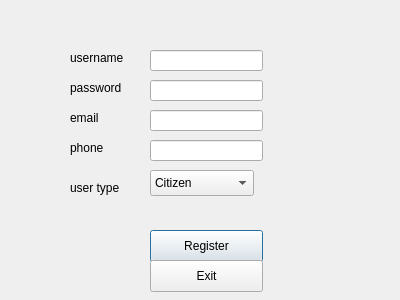
<?xml version="1.0" encoding="UTF-8"?>
<ui version="4.0">
 <class>RegisterDlg</class>
 <widget class="QDialog" name="RegisterDlg">
  <property name="geometry">
   <rect>
    <x>0</x>
    <y>0</y>
    <width>400</width>
    <height>300</height>
   </rect>
  </property>
  <property name="windowTitle">
   <string>Dialog</string>
  </property>
  <widget class="QLabel" name="label">
   <property name="geometry">
    <rect>
     <x>70</x>
     <y>50</y>
     <width>61</width>
     <height>16</height>
    </rect>
   </property>
   <property name="text">
    <string>username</string>
   </property>
  </widget>
  <widget class="QLabel" name="label_2">
   <property name="geometry">
    <rect>
     <x>70</x>
     <y>80</y>
     <width>61</width>
     <height>16</height>
    </rect>
   </property>
   <property name="text">
    <string>password</string>
   </property>
  </widget>
  <widget class="QLabel" name="label_3">
   <property name="geometry">
    <rect>
     <x>70</x>
     <y>110</y>
     <width>61</width>
     <height>16</height>
    </rect>
   </property>
   <property name="text">
    <string>email</string>
   </property>
  </widget>
  <widget class="QLabel" name="label_4">
   <property name="geometry">
    <rect>
     <x>70</x>
     <y>140</y>
     <width>61</width>
     <height>16</height>
    </rect>
   </property>
   <property name="text">
    <string>phone</string>
   </property>
  </widget>
  <widget class="QLabel" name="label_5">
   <property name="geometry">
    <rect>
     <x>70</x>
     <y>180</y>
     <width>60</width>
     <height>16</height>
    </rect>
   </property>
   <property name="text">
    <string>user type</string>
   </property>
  </widget>
  <widget class="QPushButton" name="regBtn">
   <property name="geometry">
    <rect>
     <x>150</x>
     <y>230</y>
     <width>113</width>
     <height>32</height>
    </rect>
   </property>
   <property name="text">
    <string>Register</string>
   </property>
  </widget>
  <widget class="QLineEdit" name="unameEdit">
   <property name="geometry">
    <rect>
     <x>150</x>
     <y>50</y>
     <width>113</width>
     <height>21</height>
    </rect>
   </property>
  </widget>
  <widget class="QLineEdit" name="pwdEdit">
   <property name="geometry">
    <rect>
     <x>150</x>
     <y>80</y>
     <width>113</width>
     <height>21</height>
    </rect>
   </property>
  </widget>
  <widget class="QLineEdit" name="emailEdit">
   <property name="geometry">
    <rect>
     <x>150</x>
     <y>110</y>
     <width>113</width>
     <height>21</height>
    </rect>
   </property>
  </widget>
  <widget class="QLineEdit" name="phoneEdit">
   <property name="geometry">
    <rect>
     <x>150</x>
     <y>140</y>
     <width>113</width>
     <height>21</height>
    </rect>
   </property>
  </widget>
  <widget class="QComboBox" name="comboBox">
   <property name="geometry">
    <rect>
     <x>150</x>
     <y>170</y>
     <width>104</width>
     <height>26</height>
    </rect>
   </property>
   <item>
    <property name="text">
     <string>Citizen</string>
    </property>
   </item>
   <item>
    <property name="text">
     <string>First Responder</string>
    </property>
   </item>
   <item>
    <property name="text">
     <string>Emergency Planner</string>
    </property>
   </item>
  </widget>
  <widget class="QPushButton" name="exitBtn">
   <property name="geometry">
    <rect>
     <x>150</x>
     <y>260</y>
     <width>113</width>
     <height>32</height>
    </rect>
   </property>
   <property name="text">
    <string>Exit</string>
   </property>
  </widget>
 </widget>
 <resources/>
 <connections>
  <connection>
   <sender>regBtn</sender>
   <signal>clicked()</signal>
   <receiver>RegisterDlg</receiver>
   <slot>accept()</slot>
   <hints>
    <hint type="sourcelabel">
     <x>206</x>
     <y>245</y>
    </hint>
    <hint type="destinationlabel">
     <x>199</x>
     <y>149</y>
    </hint>
   </hints>
  </connection>
  <connection>
   <sender>exitBtn</sender>
   <signal>clicked()</signal>
   <receiver>RegisterDlg</receiver>
   <slot>close()</slot>
   <hints>
    <hint type="sourcelabel">
     <x>206</x>
     <y>275</y>
    </hint>
    <hint type="destinationlabel">
     <x>199</x>
     <y>149</y>
    </hint>
   </hints>
  </connection>
 </connections>
</ui>
